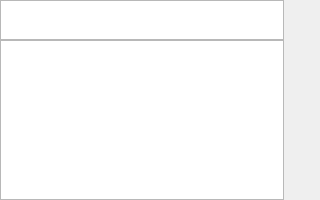
<?xml version="1.0" encoding="UTF-8"?>
<ui version="4.0">
 <class>Dialog</class>
 <widget class="QDialog" name="Dialog">
  <property name="enabled">
   <bool>true</bool>
  </property>
  <property name="geometry">
   <rect>
    <x>0</x>
    <y>40</y>
    <width>320</width>
    <height>200</height>
   </rect>
  </property>
  <property name="windowTitle">
   <string>Dialog</string>
  </property>
  <widget class="QGraphicsView" name="submenu_title">
   <property name="geometry">
    <rect>
     <x>0</x>
     <y>0</y>
     <width>284</width>
     <height>40</height>
    </rect>
   </property>
  </widget>
  <widget class="QListView" name="submenulist_View">
   <property name="geometry">
    <rect>
     <x>0</x>
     <y>40</y>
     <width>284</width>
     <height>160</height>
    </rect>
   </property>
  </widget>
 </widget>
 <resources/>
 <connections/>
</ui>
